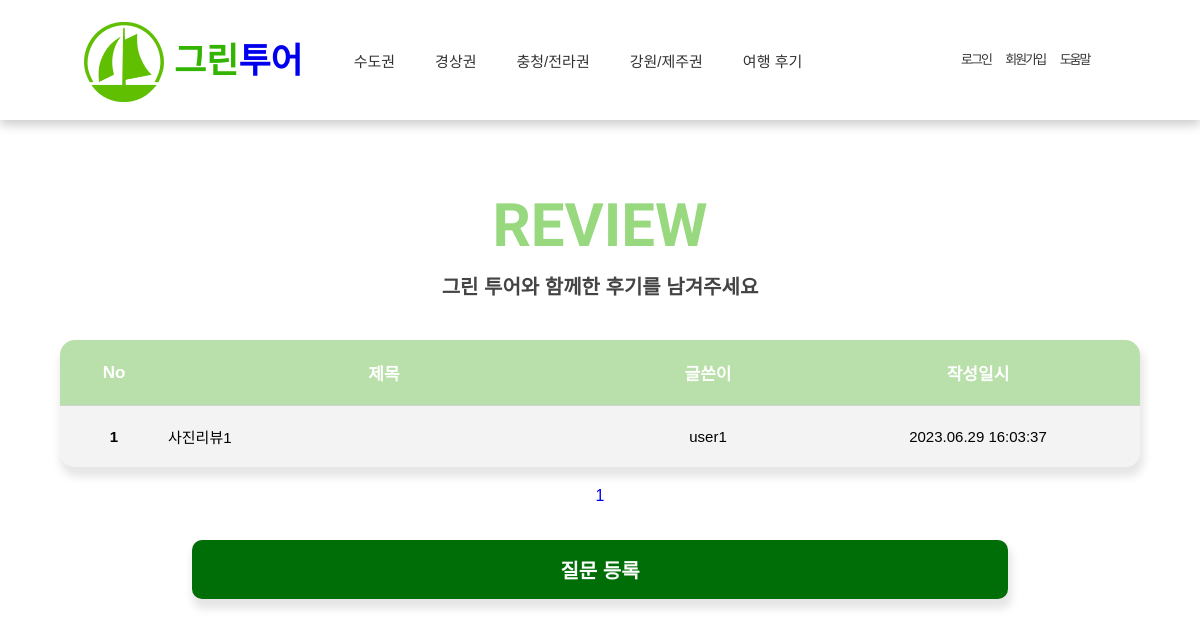
Page /tour/index on the earlier database version.
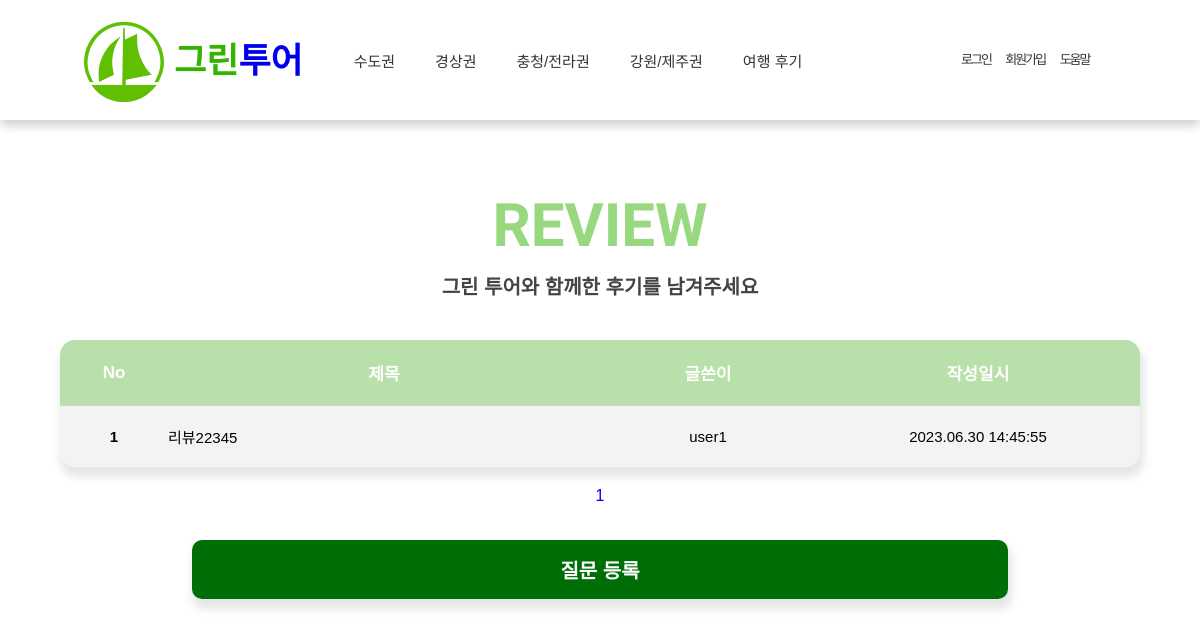
Same page on the later database version.
### tour/models.py (models this page shows, shortened)
class Question(models.Model):
    author = models.ForeignKey(User, on_delete=models.CASCADE)
    subject = models.CharField(max_length=200)
    content = models.TextField()
    create_date = models.DateTimeField()
    modify_date = models.DateTimeField(null=True, blank=True)
    photo = models.ImageField(upload_to='tour/images/%Y/%m/%d/',
                              null=True, blank=True)

### tour/views.py (the view)
# urls.py: path('index', views.question_list, name='question_list'),
def question_list(request):
    question_list = Question.objects.order_by('-create_date')
    page = request.GET.get('page', '1')
    paginator = Paginator(question_list, 10)    #페이지당 10개씩 보여주기
    page_obj = paginator.get_page(page)
    context = {'question_list': page_obj}
    return render(request, 'tour/question_list.html', context)

### templates/tour/question_list.html (shortened to what this page needs)
{% extends 'base.html' %}
{% load static %}
{% load board_filter %}
{% block content %}
{% include 'header.html' %}
<link rel="stylesheet" href="{% static 'tour/css/boardstyle.css' %}">
<div class="container">
    <h1>REVIEW</h1>
    <p>그린 투어와 함께한 후기를 남겨주세요</p>
    <section id="board_main">
        <table class="board_main_table">
            <thead class="board_table_thd">
                <tr>
                    <th>No</th>
                    <th>제목</th>
                    <th>글쓴이</th>
                    <th>작성일시</th>
                </tr>
            </thead>
            <tbody>
            {% if question_list %}
                {% for question in question_list %}
                <tr>
                    <td>{{ forloop.counter }}</td>
                    <td>
                        <a href="{% url 'tour:detail' question.id %}">
                            {{ question.subject }}
                        </a>
                    </td>
                    <td>{{ question.author }}</td>
                    <td>{{ question.create_date|date:"Y.m.d H:i:s" }}</td>
                </tr>
                {% endfor %}
            {% else %}
                <p>질문이 없습니다.</p>
            {% endif %}
            </tbody>
        </table>
        <ul class="pagination">
            {% for page_number in question_list.paginator.page_range %}
                {% if page_number == question_list.number %}
                    <li class="page-item">
                        <a class="page-link" href="?page={{ page_number }}">{{ page_number }}</a>
                    </li>
                {% else %}
                    <li class="page-item">
                        <a class="page-link" href="?page={{ page_number }}">{{ page_number }}</a>
                    </li>
                {% endif %}
            {% endfor %}
        </ul>
        <a href="{% url 'tour:question_create' %}"
           class="board_main_q_btn">질문 등록</a>
    </section>
</div>
{% endblock %}

### templates/base.html (shortened to what this page needs)
<!DOCTYPE html>
<html lang="ko">
{% load static %}
<head>
    <link rel="stylesheet" href="{% static 'tour/css/gjstyle.css' %}">
    <link rel="stylesheet" href="{% static 'tour/css/detail.css' %}">
</head>
<body>
{% block content %}
{% endblock %}
</body>
</html>

### templates/header.html (shortened to what this page needs)
{% load static %}
<link rel="stylesheet" href="{% static 'tour/css/style.css' %}">
<link rel="stylesheet" href="{% static 'tour/css/head.css' %}">
<div id="container">
    <header>
        <div class="logo">
            <a href="{% url 'index' %}">
                <img src="{% static 'tour/images/greenboat.png' %}" alt="메인" id="logo_pic">
                <h1>
                    <span class="abc">그린</span><span class="cba">투어</span>
                </h1>
            </a>
        </div>
        <nav class="navbar">
            <ul>
                <li><a href="{% url 'tour:detail_ca' %}">수도권</a></li>
                <li><a href="{% url 'tour:detail_gs' %}">경상권</a></li>
                <li><a href="{% url 'tour:detail_cj' %}">충청/전라권</a></li>
                <li><a href="{% url 'tour:detail_gj' %}">강원/제주권</a></li>
                <li><a href="{% url 'tour:question_list' %}">여행 후기</a></li>
            </ul>
        </nav>
        <div class="smallhead">
            <ul>
                <li>
                    {% if user.is_authenticated %}
                    <a href="{% url 'common2:logout' %}">
                        ( {{ user.username }} )로그아웃
                    </a>
                    {% else %}
                    <a href="{% url 'common2:login' %}">
                        {{ user.username }}로그인
                    </a>
                    {% endif %}
                </li>
                <li><a href="{% url 'common2:signup' %}">회원가입</a></li>
                <li><a href="#">도움말</a></li>
            </ul>
        </div>
    </header>
</div>

### static/tour/css/detail.css (style rules this page uses)
#board_main ul.pagination { text-align: center; }
#board_main .pagination .page-item { display: inline-block; margin: 20px 5px; }
#board_main .pagination li .page-link { font-size: 1em; }

### static/tour/css/style.css (style rules this page uses)
* { margin: 0; padding: 0; box-sizing: border-box; }
.container { width: 100%; height: 100px; }
header { height: 120px; box-shadow: 0 4px 4px -1px rgba(0, 0, 0, 0.1); }
.smallhead { width: 380px; height: 40px; margin:0 auto; margin-right:100px; }
.smallhead ul { float:right; margin-right: 20px; position:relative; left:20px; }
.smallhead ul li { list-style: none; display:inline-block; line-height: 40px; font-size: 13px; padding: 0 5px; letter-spacing: -2px; }
.smallhead ul li a { text-decoration: none; color: #333; }
@media screen and (min-width: 1100px) { header { width:100%; height: 120px; box-shadow: 0 4px 4px -1px rgba(0, 0, 0, 0.1); } }
@media screen and (min-width: 1100px) { .navbar { width:1000px; position:relative; left:100px; margin-right:100px; } }
@media screen and (min-width: 1100px) { .smallhead { width: 5%; height: 40px; position:relative; left:100px; } }
@media screen and (min-width: 1100px) { .smallhead ul { width: 160px; float:right; margin-right: 20px; } }
@media screen and (min-width: 1100px) { .smallhead ul li { list-style: none; display:inline-block; line-height: 40px; font-size: 13px; padding: 0 5px; letter-spacing: -2px; } }
@media screen and (min-width: 1100px) { .smallhead ul li a { text-decoration: none; color: #333; } }

### static/tour/css/head.css (style rules this page uses)
* { margin: 0; padding: 0; font-family: Arial, Helvetica, sans-serif; text-decoration: none; }
header { top: 0; left: 0; right: 0; background: #ffffff; box-shadow: 0 5px 10px rgba(0, 0, 0, 0.2); padding: 0 7%; position: relative; display:flex; align-items: center; justify-content: space-between; z-index: 1000; }
.logo #logo_pic { width:80px; margin-top:90px; }
.logo h1 .abc { width:80%; font-size:35px; position:relative; bottom:100px; left:90px; color: rgba(50, 180, 0); font-family: 'Single Day', cursive; }
.logo h1 .cba { width:80%; font-size:35px; position:relative; bottom:100px; left:90px; font-family: 'Single Day', cursive; }
header .logo { width:23%; font-weight: bolder; font-size: 34px; color: #333; color: rgb(50, 180, 0); font-family: 'Single Day', cursive; }
header .navbar ul { width:95%; list-style: none; }
header .navbar ul li { position:relative; float: left; }
header .navbar ul li a { font-size: 15px; padding: 20px; color: #333; display: block; }

Differences in the rows shown:
removed Question: subject "사진리뷰1", author "user1", create_date "2023.06.29 16:03:37"
added Question: subject "리뷰22345", author "user1", create_date "2023.06.30 14:45:55"
